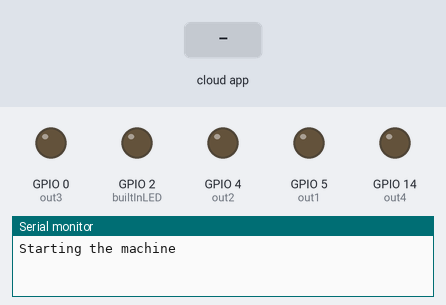
A sketch run on a simulated ESP8266 (NodeMCU). Parts: output pins drawn as LEDs (lit = HIGH), the last lines printed to the serial monitor. Inputs (shaded band) come from the test bench. WiFi joins after 1.5 s; servers stay silent unless stated; the Firebase database answers and starts empty.

Above: at 0.1 s.
At 1.72 s:
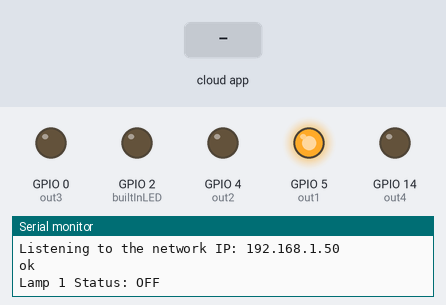
At 2.7 s:
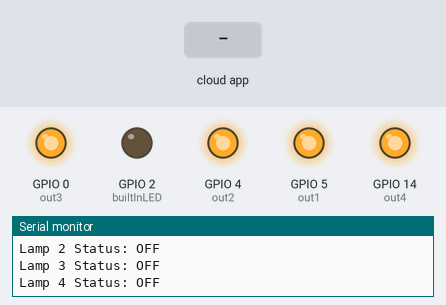
2.8 s: the phone or cloud app sets L1 to 1
Timing chart, 0 to 5.8 s (numbered marks = the images above; inputs shaded):
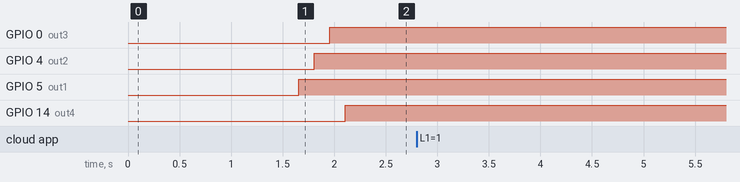

The sketch:

BluezeSmartLED.ino
```cpp
/*
  Project by Blueze or Blues follow me on https://github.com/Blues24
  Project Tree should be like this
  .
├── libraries
│   ├── ArduinoJson
│   ├── Firebase_Arduino_Client_Library_for_ESP8266_and_ESP32
│   ├── FirebaseClient
│   ├── Firebase_ESP8266_Client
│   ├── FirebaseJson
│   └── WiFiManager
└── BluezeSmartLED
    └── BluezeSmartLED.ino

*/
#include <Arduino.h>
#if defined(ESP32)
  #include <Wifi.h>
#elif defined(ESP8266)
  #include <ESP8266WiFi.h>
  #include <ESP8266WebServer.h>
#endif
#include <Firebase_ESP_Client.h>
#include <FirebaseHelper.h> // Handtype custom library made by Blueze
#include <DNSServer.h>
#include <WiFiManager.h>
// Provide token generation info
#include "addons/TokenHelper.h"
// Provide Realtime Database payload
#include "addons/RTDBHelper.h"
// End of dependencies line
// Firebase configuration begin in this next line
#define API_KEY "YOUR_API_KEY" // Go through your project settings on firebase console
#define DB_URL "YOUR_DB_URL" // Go into your realtime database console and find your url
// Define firebase objects
FirebaseData rtdb;  // Real time database object
FirebaseAuth auth;  // Firebase Auth object
FirebaseConfig config; // Firebase Config object
FirebaseHelper helper; // Firebase client Helper object

unsigned long sendDataMillis = 0;
int count = 0;
bool loginOK = false;
// End of the configuration

// WifiManager setup
WiFiServer server(80);
// Variable to store header of HTTP request
String Header;
// End of the setup
// Lamps pinout
const int out1 = 5; // D1
const int out2 = 4; // D2
const int out3 = 0; // D3
const int out4 = 14; // D5
const int builtInLED = 2; // Built in ESP8266 LED
// Lamps status
bool L1Status = false;
bool L2Status = false;
bool L3Status = false;
bool L4Status = false;

void setup() {
  // put your setup code here, to run once:
  Serial.begin(115200);
  Serial.println("\nStarting the machine");
  // Wifi manager init
  WiFiManager manager;
  // Set the access point for configure the network that we will use
  // You can change the name of the access point , look at the arrow
  //                   |
  //                   v
  if(!manager.autoConnect("FreeWifi")){
    Serial.println("Failed to connect to the network.Restarting the connection....");
    delay(300);
    ESP.restart(); // Restart the ESP if the wifi cannot connect
  }
  Serial.println("Connected to Wifi!");
  Serial.print("Listening to the network IP: ");
  Serial.println(WiFi.localIP());
  // If you want to reset the configuration each time you turn off the device uncomment the code in line 45
  //manager.resetSettings();
  // If you want custom ip check code line 47
  //manager.setAPConfig(IPAddress(Custom_Your_IP_Here), IPAddress(And_In_Here_too, IPAddress(In_Here_Too)));

  // Assign the firebase configuration api key and database url
  config.api_key = API_KEY;
  config.database_url = DB_URL;
  /* Sign up */
  if (Firebase.signUp(&config, &auth, "", "")){
    Serial.println("ok");
    loginOK = true;
  }
  else{
    Serial.printf("%s\n", config.signer.signupError.message.c_str());
  }

  /* Assign the callback function for the long running token generation task */
  config.token_status_callback = tokenStatusCallback; //see addons/TokenHelper.h

  Firebase.begin(&config, &auth);
  Firebase.reconnectWiFi(true);

  // Initialize the output
  pinMode(out1, OUTPUT);
  pinMode(out2, OUTPUT);
  pinMode(out3, OUTPUT);
  pinMode(out4, OUTPUT);
  pinMode(builtInLED, OUTPUT);
}

void loop() {
  // put your main code here, to run repeatedly:
  if(helper.readBoolean(rtdb, "/LAMPS/L1", L1Status)){
    digitalWrite(out1, HIGH);
    Serial.print("Lamp 1 Status: ");
    Serial.println(L1Status ? "ON" : "OFF");
  }
  if(helper.readBoolean(rtdb, "/LAMPS/L2", L2Status)){
    digitalWrite(out2, HIGH);
    Serial.print("Lamp 2 Status: ");
    Serial.println(L2Status ? "ON" : "OFF");
  }
  if(helper.readBoolean(rtdb, "/LAMPS/L3", L3Status)){
    digitalWrite(out3, HIGH);
    Serial.print("Lamp 3 Status: ");
    Serial.println(L3Status ? "ON" : "OFF");
  }
  if(helper.readBoolean(rtdb, "/LAMPS/L4", L4Status)){
    digitalWrite(out4, HIGH);
    Serial.print("Lamp 4 Status: ");
    Serial.println(L4Status ? "ON" : "OFF");
  }
  else{
    Serial.println("Cannot find the right path!");
    Serial.println("Please provide the right path! ASAP");
  }
  delay(4500);
}
```
